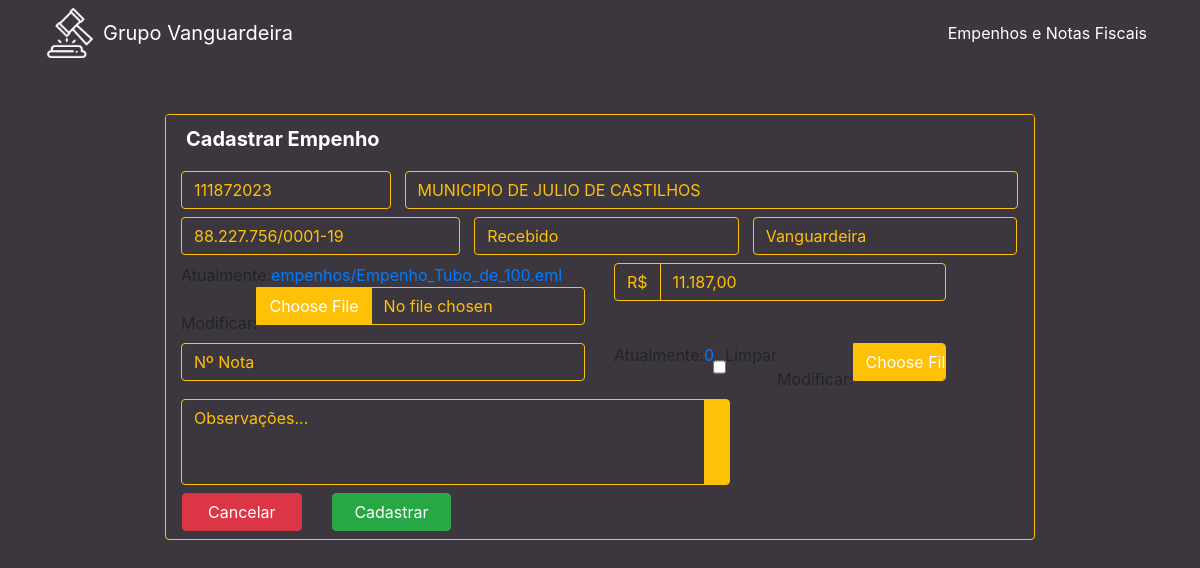
The page /edit/2945/ on the database as committed earlier.
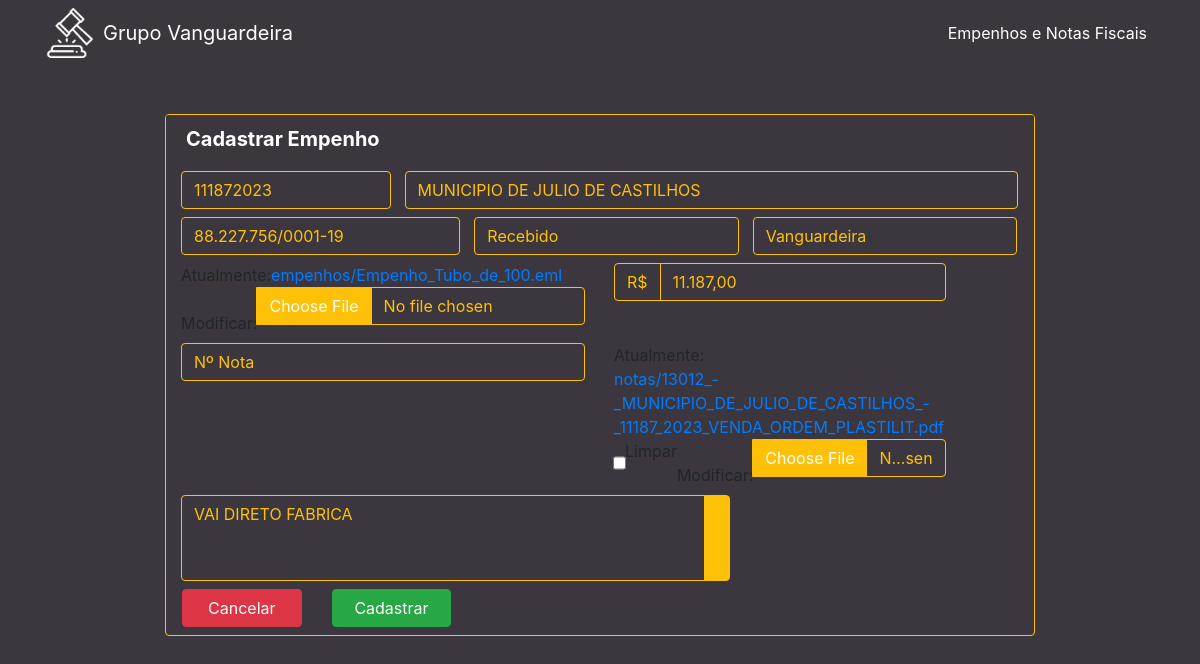
The same page on the database as committed later.
### cliente/models.py (models this page shows, shortened)
class Cliente(models.Model):
    numero = models.CharField(max_length=255)
    nome = models.CharField(max_length=255)
    cnpj = models.CharField(max_length=255)
    data_criacao = models.DateTimeField(default=timezone.now)
    categoria = models.ForeignKey(Categoria, on_delete=models.DO_NOTHING)
    empresa = models.ForeignKey(Empresa, on_delete=models.DO_NOTHING)
    empenho = models.FileField(upload_to='empenhos/', max_length=500)
    nfe = models.FileField(upload_to='notas/', max_length=500, default='0', blank=True)
    n_nfe = models.CharField(max_length=255, blank=True)
    descricao = models.TextField(blank=True)
    valor = models.CharField(max_length=255)

### cliente/views.py (the view)
# urls.py: path('edit/<int:pk>/', views.edit, name="edit"),
def edit(request, pk):
    cliente = Cliente.objects.get(pk=pk)
    form = ClienteForm(instance=cliente)
    return render(request, 'cliente/form.html', {'cliente': cliente, 'form': form})

### cliente/form.py
class ClienteForm(ModelForm):
    class Meta:
        model = Cliente
        fields = ['numero', 'nome', 'cnpj', 'data_criacao', 'categoria', 'empresa', 'empenho', 'descricao', 'valor', 'nfe', 'n_nfe']
    def __init__(self, *args, **kwargs):
        super(ClienteForm, self).__init__(*args, **kwargs)
        for field in self.fields:
            self.fields[field]. widget.attrs.update({'class': 'form-control'})

### cliente/models.py (called while the page is built)
    def __str__(self):
        return self.nome

    def __str__(self):
        return self.nome

### cliente/templates/cliente/form.html (shortened to what this page needs)
{% extends 'base.html' %}
{% load widget_tweaks %}
{% block conteudo %}
    <div class="container col-lg-12 center mt-5 w-75">
        <div class="card card-primary card-formulario">
            <div class="card-header">
                <h5 class="card-title mb-0">
                    Cadastrar Empenho
                </h5>
            </div>
            <form action="{% if cliente %}/cliente/update/{{cliente.id}}/{% else %}/cliente/create/{% endif %}" method="POST" enctype="multipart/form-data">
                  <div class="input-group col-12 p-15 my-2">
                    <div class="input-group col-3 p-0">
                      {% render_field form.numero name="numero" type="name" placeholder="Nº Empenho" autocomplete="off"%}
                    </div>
                    <div class="input-group col-9 pr-0">
                      {% render_field form.nome name="nome" id="nome" type="name" placeholder="Nome do cliente" autocomplete="off"%}
                    </div>
                  </div>
                  <div class="input-group col-12 mb-2 p-15">
                    <div class="input-group col-4 p-0" >
                      {% render_field form.cnpj type="text" onblur="checkCnpj(this.value)" id="cpfcnpj" placeholder="CNPJ" autocomplete="off"%}
                    </div>
                    <div class="input-group col-4 pr-0">
                      {% render_field form.categoria name="categoria" id="categoria" placeholder="Categoria" autocomplete="off"%}
                    </div>
                    <div class="input-group col-4 pr-0">
                      {% render_field form.empresa name="empresa" id="empresa" placeholder="Empresa" autocomplete="off"%}
                    </div>
                  </div>
                  <div class="input-group col-12 p-0">
                    <div class="input-group col-6 p-15 mb-2" >
                      {% render_field form.empenho name="empenho" type="file" placeholder="Empenho" autocomplete="off"%}
                    </div>
                    <div class="input-group col-5 p-15 mb-2" >
                      <span class="input-group-text valor" id="span-valor">R$</span>
                      {% render_field form.valor name="valor" type="text" id="valor" placeholder="Valor do empenho" autocomplete="off"%}
                    </div>
                  </div>
                  <div class="input-group col-12 p-0">
                    <div class="input-group col-6 p-15 mb-2" >
                      {% render_field form.n_nfe name="n_nfe" type="name" placeholder="Nº Nota" autocomplete="off"%}
                    </div>
                    <div class="input-group col-5 p-15 mb-2" >
                      {% render_field form.nfe name="nfe" type="file" value="0" placeholder="Nfe" autocomplete="off"%}
                    </div>
                  </div>
                  <div class="input-group col-8 p-15 mb-2" >
                    {% render_field form.descricao rows="3" style="resize:none;" placeholder="Observações..." type="text" autocomplete="off"%}
                    <div class="input-group-append">
                      <div class="input-group-text">
                      </div>
                    </div>
                  </div>
                <div class="row">
                    <div class="col-2 mb-2 ml-3">
                      <a class="btn btn-danger btn-block" href="{{ request.META.HTTP_REFERER }}">Cancelar</a>
                    </div>
                    <div class="col-2 m-0">
                      <button type="submit" class="btn btn-success btn-block" id="submit_button" >Cadastrar</button>
                    </div>
                </div>
            </form>
        </div>
    </div>
{% endblock %}

Rows that differ between the two databases and show on the page:
changed Cliente "MUNICIPIO DE JULIO DE CASTILHOS": descricao (not shown) → "VAI DIRETO FABRICA"
Other text that changed with them:
text no longer shown: "Atualmente: 0 Limpar Modificar:"
text now shown: "Atualmente: notas/13012_-_MUNICIPIO_DE_JULIO_DE_CASTILHOS_-_11187_2023_VENDA_ORDEM_PLASTILIT.pdf Limpar Modificar:"
